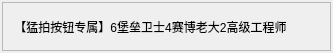
<?xml version="1.0" encoding="UTF-8"?>
<ui version="4.0">
 <class>ItemStrategy</class>
 <widget class="QWidget" name="ItemStrategy">
  <property name="geometry">
   <rect>
    <x>0</x>
    <y>0</y>
    <width>333</width>
    <height>53</height>
   </rect>
  </property>
  <property name="windowTitle">
   <string>Form</string>
  </property>
  <layout class="QHBoxLayout" name="horizontalLayout">
   <property name="spacing">
    <number>0</number>
   </property>
   <property name="leftMargin">
    <number>2</number>
   </property>
   <property name="topMargin">
    <number>2</number>
   </property>
   <property name="rightMargin">
    <number>2</number>
   </property>
   <property name="bottomMargin">
    <number>2</number>
   </property>
   <item>
    <widget class="QFrame" name="frame">
     <property name="frameShape">
      <enum>QFrame::StyledPanel</enum>
     </property>
     <property name="frameShadow">
      <enum>QFrame::Raised</enum>
     </property>
     <layout class="QHBoxLayout" name="h_box">
      <property name="spacing">
       <number>2</number>
      </property>
      <property name="leftMargin">
       <number>2</number>
      </property>
      <property name="topMargin">
       <number>2</number>
      </property>
      <property name="rightMargin">
       <number>2</number>
      </property>
      <property name="bottomMargin">
       <number>2</number>
      </property>
      <item>
       <widget class="QLabel" name="lb_tphot">
        <property name="styleSheet">
         <string notr="true"/>
        </property>
        <property name="text">
         <string/>
        </property>
        <property name="alignment">
         <set>Qt::AlignCenter</set>
        </property>
       </widget>
      </item>
      <item>
       <widget class="QLabel" name="lb_title">
        <property name="text">
         <string>【猛拍按钮专属】6堡垒卫士4赛博老大2高级工程师</string>
        </property>
        <property name="alignment">
         <set>Qt::AlignCenter</set>
        </property>
       </widget>
      </item>
      <item>
       <spacer name="horizontalSpacer_2">
        <property name="orientation">
         <enum>Qt::Horizontal</enum>
        </property>
        <property name="sizeHint" stdset="0">
         <size>
          <width>40</width>
          <height>20</height>
         </size>
        </property>
       </spacer>
      </item>
     </layout>
    </widget>
   </item>
  </layout>
 </widget>
 <resources/>
 <connections/>
</ui>
